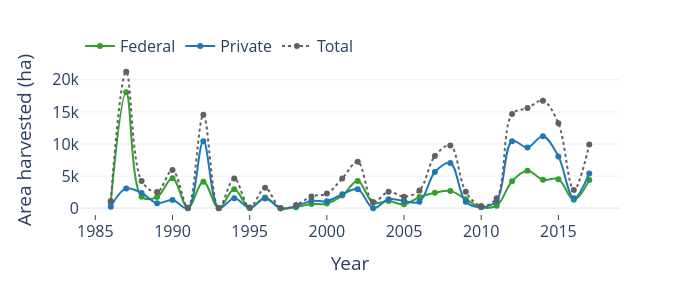

Write notebook code for a chart like this one.
### Markdown cell above
### Area Harvested Trends

Compare annual area harvested by ownership.

### Code cell
fig = px.line(
    owner_group_trends[owner_group_trends.owner.ne("Other")],
    x="year",
    y="harvest_area",
    color="owner",
    color_discrete_sequence=["#33a02c", "#1f78b4", "#606060"],
    markers=True,
    template="plotly_white",
    width=700,
    height=300,
    line_shape="spline",
)

# Make the "all" line dashed
fig.data[2].line.dash = "dot"

fig.update_yaxes(title_text="Area harvested (ha)")
# Hide x-axis gridlines
fig.update_xaxes(title_text="Year", dtick=5, showgrid=False, ticks="inside")

fig.update_layout(
    legend=dict(
        title="", orientation="h", yanchor="bottom", y=0.98, xanchor="left", x=0
    ),
    font=dict(size=16),
)

### Figure 1 — Plotly figure (JSON) as saved in the notebook; plotly's stock layout.template omitted (floating-point values rounded to 4 significant figures)
{"data": [{"hovertemplate": "owner=Federal<br>year=%{x}<br>harvest_area=%{y}<extra></extra>", "legendgroup": "Federal", "line": {"color": "#33a02c", "dash": "solid", "shape": "spline"}, "marker": {"symbol": "circle"}, "mode": "markers+lines", "name": "Federal", "orientation": "v", "showlegend": true, "type": "scatter", "x": [1986, 1987, 1988, 1989, 1990, 1991, 1992, 1993, 1994, 1995, 1996, 1997, 1998, 1999, 2000, 2001, 2002, 2003, 2004, 2005, 2006, 2007, 2008, 2009, 2010, 2011, 2012, 2013, 2014, 2015, 2016, 2017], "xaxis": "x", "y": [894.3, 18070.0, 1801.0, 1735.0, 4672.0, 77.24, 4122.0, 0, 2969.0, 44.68, 1661.0, 4.418, 174.8, 654.1, 722.1, 1986.0, 4234.0, 859.0, 1117.0, 608.4, 1735.0, 2402.0, 2703.0, 1415.0, 146.4, 400.8, 4210.0, 5843.0, 4419.0, 4531.0, 1309.0, 4380.0], "yaxis": "y"}, {"hovertemplate": "owner=Private<br>year=%{x}<br>harvest_area=%{y}<extra></extra>", "legendgroup": "Private", "line": {"color": "#1f78b4", "dash": "solid", "shape": "spline"}, "marker": {"symbol": "circle"}, "mode": "markers+lines", "name": "Private", "orientation": "v", "showlegend": true, "type": "scatter", "x": [1986, 1987, 1988, 1989, 1990, 1991, 1992, 1993, 1994, 1995, 1996, 1997, 1998, 1999, 2000, 2001, 2002, 2003, 2004, 2005, 2006, 2007, 2008, 2009, 2010, 2011, 2012, 2013, 2014, 2015, 2016, 2017], "xaxis": "x", "y": [248.4, 3089.0, 2381.0, 790.0, 1291.0, 7.35, 10410.0, 0, 1552.0, 75.67, 1504.0, 7.817, 320.0, 1150.0, 1105.0, 2169.0, 2973.0, 0.165, 1391.0, 1134.0, 1008.0, 5648.0, 7053.0, 1006.0, 180.7, 1141.0, 10450.0, 9463.0, 11210.0, 8076.0, 1544.0, 5421.0], "yaxis": "y"}, {"hovertemplate": "owner=Total<br>year=%{x}<br>harvest_area=%{y}<extra></extra>", "legendgroup": "Total", "line": {"color": "#606060", "dash": "dot", "shape": "spline"}, "marker": {"symbol": "circle"}, "mode": "markers+lines", "name": "Total", "orientation": "v", "showlegend": true, "type": "scatter", "x": [1986, 1987, 1988, 1989, 1990, 1991, 1992, 1993, 1994, 1995, 1996, 1997, 1998, 1999, 2000, 2001, 2002, 2003, 2004, 2005, 2006, 2007, 2008, 2009, 2010, 2011, 2012, 2013, 2014, 2015, 2016, 2017], "xaxis": "x", "y": [1144.0, 21250.0, 4257.0, 2525.0, 5971.0, 85.56, 14560.0, 0, 4630.0, 120.4, 3175.0, 12.23, 500.8, 1843.0, 2280.0, 4627.0, 7244.0, 958.8, 2571.0, 1808.0, 2755.0, 8146.0, 9766.0, 2565.0, 357.5, 1544.0, 14670.0, 15590.0, 16760.0, 13220.0, 2854.0, 9915.0], "yaxis": "y"}], "layout": {"font": {"size": 16}, "height": 300, "legend": {"orientation": "h", "title": {"text": ""}, "tracegroupgap": 0, "x": 0, "xanchor": "left", "y": 0.98, "yanchor": "bottom"}, "margin": {"t": 60}, "width": 700, "xaxis": {"anchor": "y", "domain": [0, 1], "dtick": 5, "showgrid": false, "ticks": "inside", "title": {"text": "Year"}}, "yaxis": {"anchor": "x", "domain": [0, 1], "title": {"text": "Area harvested (ha)"}}}}
